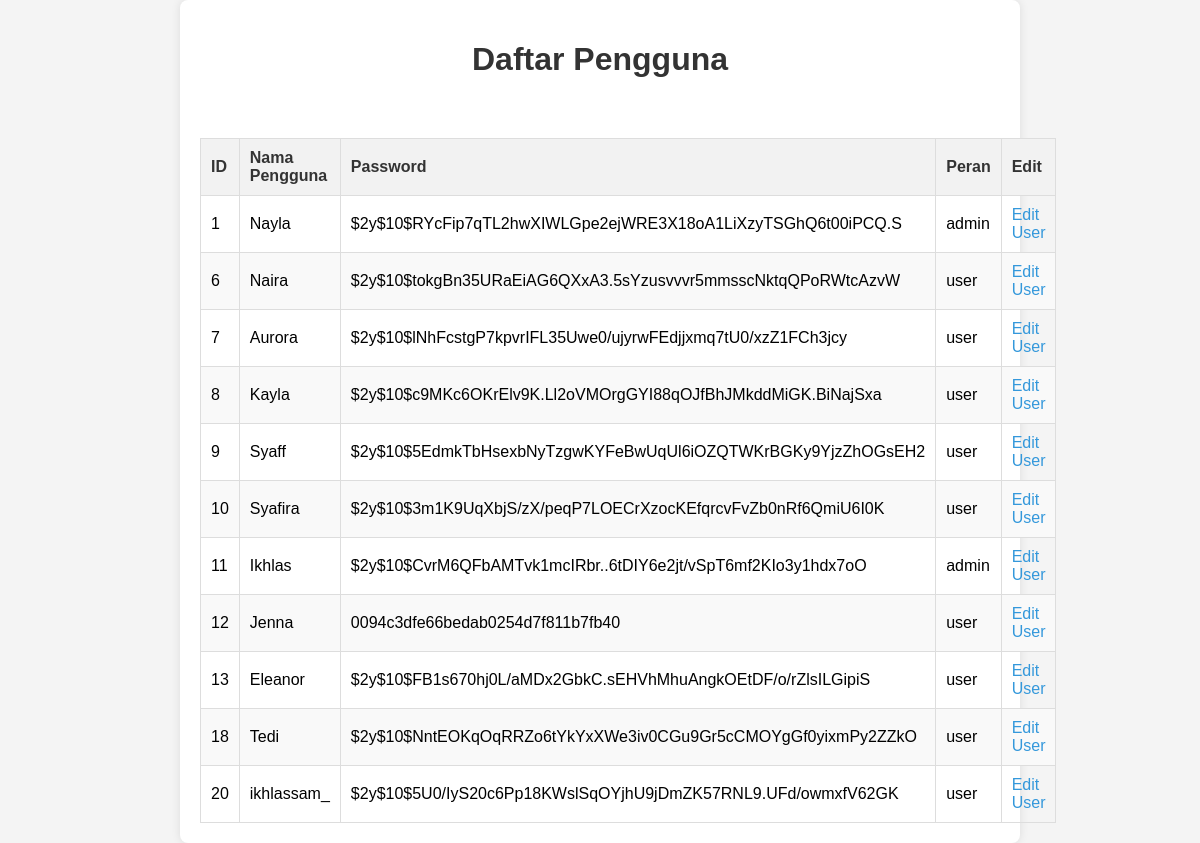
/user.php (signed in), run on the app's committed database.
### tables this page shows
CREATE TABLE `users_` (
  `id` int(11) NOT NULL,
  `username` varchar(50) NOT NULL,
  `password` varchar(255) NOT NULL,
  `role` varchar(50) NOT NULL DEFAULT 'user'
);

### user.php (the view, shortened to what this page needs)
<?php
include 'header.php';
$query = "SELECT * FROM users_";
$result = mysqli_query($koneksi, $query);
$users = [];
while ($row = mysqli_fetch_assoc($result)) {
    $users[] = $row;
}
?>
<!DOCTYPE html>
<html lang="en">
<head>
</head>
<body>
    <div class="data">
    <h1>Daftar Pengguna</h1><br>
    <table border="1" cellpadding="10" cellspacing="0">
        <thead>
            <tr>
                <th>ID</th>
                <th>Nama Pengguna</th>
                <th>Password</th>
                <th>Peran</th>
                <th>Edit</th>
            </tr>
        </thead>
        <tbody>
            <?php foreach ($users as $user): ?>
                <tr>
                    <td><?php echo $user['id']; ?></td>
                    <td><?php echo $user['username']; ?></td>
                    <td><?php echo $user['password']; ?></td>
                    <td><?php echo $user['role']; ?></td>
                    <td><a href="admin.php?id=<?php echo $user['id']; ?>">Edit User</a></td>
                </tr>
            <?php endforeach; ?>
        </tbody>
    </table>
            </div>
</body>
</html>

### user.php (style rules this page uses)
body { font-family: Arial, sans-serif; background-color: #f4f4f4; margin: 0; }
.data { max-width: 800px; margin: 0 auto; background: #fff; padding: 20px; box-shadow: 0 0 10px rgba(0,0,0,0.1); border-radius: 8px; }
h1 { text-align: center; color: #333; }
table { width: 100%; border-collapse: collapse; margin-top: 20px; }
table, th, td { border: 1px solid #ddd; }
th, td { padding: 10px; text-align: left; }
th { background-color: #f2f2f2; color: #333; }
tbody tr:nth-child(even) { background-color: #f9f9f9; }
a { text-decoration: none; color: #3498db; }

### data on the page
users_: id "1", username "Nayla", password "$2y$10$RYcFip7qTL2hwXIWLGpe2ejWRE3X18oA1LiXzyTSGhQ6t00iPCQ.S", role "admin"
users_: id "6", username "Naira", password "$2y$10$tokgBn35URaEiAG6QXxA3.5sYzusvvvr5mmsscNktqQPoRWtcAzvW", role "user"
users_: id "7", username "Aurora", password "$2y$10$lNhFcstgP7kpvrIFL35Uwe0/ujyrwFEdjjxmq7tU0/xzZ1FCh3jcy", role "user"
users_: id "8", username "Kayla", password "$2y$10$c9MKc6OKrElv9K.Ll2oVMOrgGYI88qOJfBhJMkddMiGK.BiNajSxa", role "user"
users_: id "9", username "Syaff", password "$2y$10$5EdmkTbHsexbNyTzgwKYFeBwUqUl6iOZQTWKrBGKy9YjzZhOGsEH2", role "user"
users_: id "10", username "Syafira", password "$2y$10$3m1K9UqXbjS/zX/peqP7LOECrXzocKEfqrcvFvZb0nRf6QmiU6I0K", role "user"
users_: id "11", username "Ikhlas", password "$2y$10$CvrM6QFbAMTvk1mcIRbr..6tDIY6e2jt/vSpT6mf2KIo3y1hdx7oO", role "admin"
users_: id "12", username "Jenna", password "0094c3dfe66bedab0254d7f811b7fb40", role "user"
users_: id "13", username "Eleanor", password "$2y$10$FB1s670hj0L/aMDx2GbkC.sEHVhMhuAngkOEtDF/o/rZlsILGipiS", role "user"
users_: id "18", username "Tedi", password "$2y$10$NntEOKqOqRRZo6tYkYxXWe3iv0CGu9Gr5cCMOYgGf0yixmPy2ZZkO", role "user"
users_: id "20", username "ikhlassam_", password "$2y$10$5U0/IyS20c6Pp18KWslSqOYjhU9jDmZK57RNL9.UFd/owmxfV62GK", role "user"
